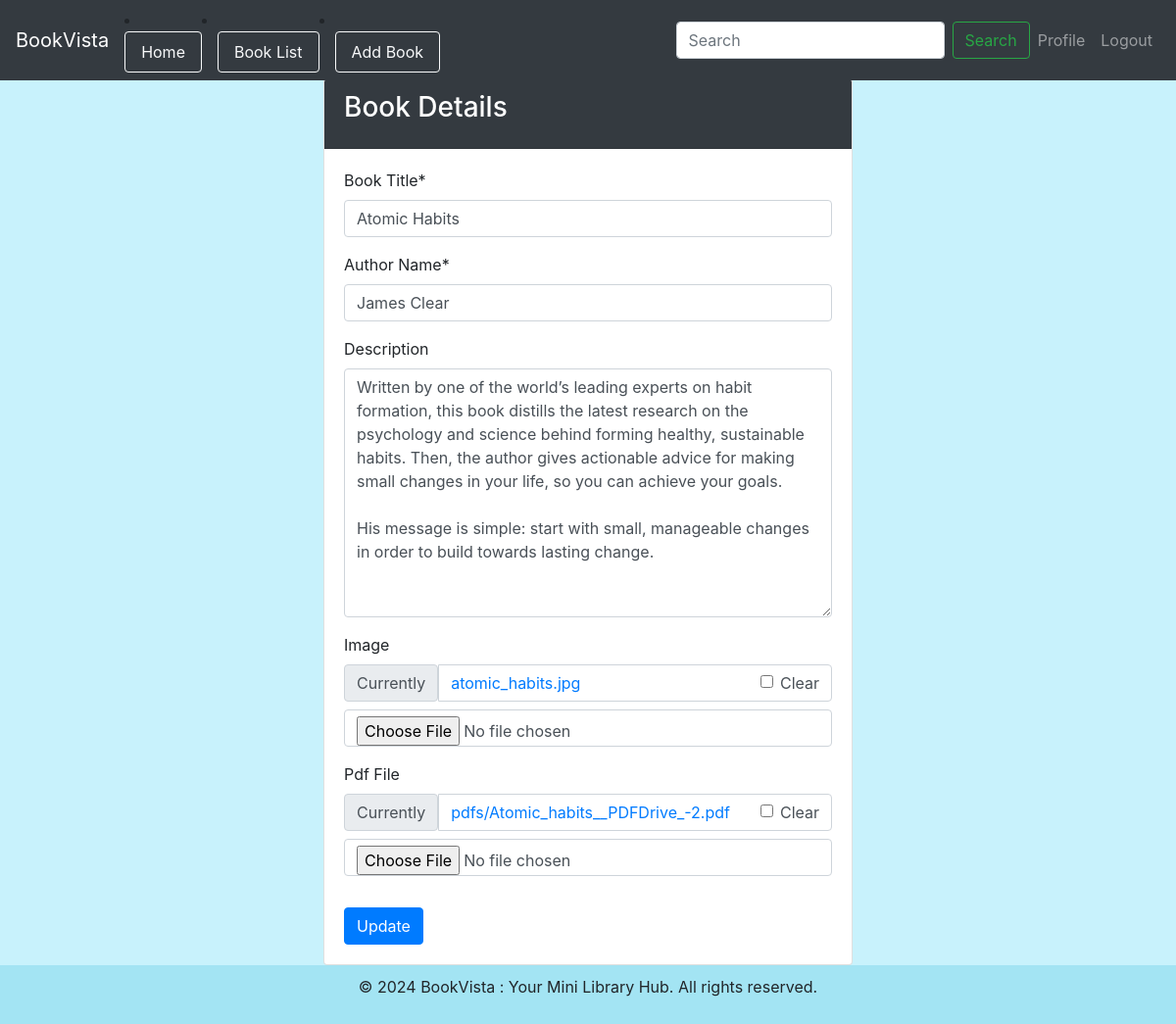
The page /account/profile/edit_book/7/ (signed in) on the database its author committed.
### book_store/models.py (models this page shows, shortened)
class BookModel(models.Model):
    owner = models.ForeignKey(User, on_delete=models.CASCADE,)
    book_title = models.CharField(max_length=150,unique=True)
    slug = models.SlugField(null=False,unique=True)
    author = models.CharField(max_length=150)
    description = models.TextField(blank=True)
    add_date = models.DateTimeField(auto_now_add = True)
    modified_date = models.DateField(auto_now=True)
    pdf = models.FileField(upload_to="pdfs/",null=True,blank=True)
    photo = models.ImageField(upload_to='book_photos/',blank=True,null=True)
    status = models.CharField(max_length = 15, choices = status_choices,default = "pending" )

### book_store/views.py (the view, shortened to what this page needs)
# urls.py: path("account/profile/edit_book/<int:id>/", views.edit_book, name="edit_book"),
@login_required(login_url="login")
def edit_book(request, id):
    book = get_object_or_404(BookModel, pk=id)
    form = AddBookForm(instance=book)
    return render(request, "edit_book.html", {"form": form, "book": book})

### book_store/forms.py (shortened to what this page needs)
class AddBookForm(forms.ModelForm):
    class Meta:
        model = BookModel
        fields = ["book_title","author","description","photo",'pdf',]
        labels = {
            "book_title" : "Book Title",
            "author" : "Author Name",
            "description" : "Description",
            "photo" : "Image",
            "pdf" : "Pdf File"
        }

### book_store/templates/edit_book.html (shortened to what this page needs)
{% extends "home.html" %}
{% load crispy_forms_tags %}
{% block link %}
<li class="nav-item">
    <a class="nav-link btn btn-outline-light" href="{% url "homepage" %}">Home</a>
</li>
<li class="nav-item">
    <a class="nav-link btn btn-outline-light ml-3" href="{% url "show_book" %}">Book List</a>
</li>
<li class="nav-item">
    <a class="nav-link btn btn-outline-light ml-3" href="{% url "add_book" %}">Add Book</a>
</li>
{% endblock link %}
{% block body %}
<div class="container mt-4">
    <div class="row justify-content-center">
        <div class="col-md-6">
            <div class="card">
                <div class="card-header bg-dark text-white ">
                    <h3 class="card-title">Book Details</h3>
                </div>
                <div class="card-body">
                    <form method="post" enctype="multipart/form-data" action="{% url 'edit_book' id=book.id %}">
                        {{ form|crispy }}
                        <button type="submit" class="btn btn-primary mt-3">Update</button>
                    </form>
                </div>
            </div>
        </div>
    </div>
</div>
{% endblock body %}

### book_store/templates/home.html (style rules this page uses)
.card-body { display: flex; flex-direction: column; justify-content: space-between; height: 100%; }
.container { margin-top: 20px; }
body { padding-top: 56px; overflow-y: auto; padding-bottom: 60px; }

### rows shown on the page
BookModel: book_title "Atomic Habits", author "James Clear", description "Written by one of the world’s leading experts on habit formation, this book distills the latest research on the psychology and science behind forming healthy, sustainable habits. Then, the author gives actionable advice for making small changes in your life, so you can achieve your goals. His message is simple: start with small, manageable changes in order to build towards lasting change."
